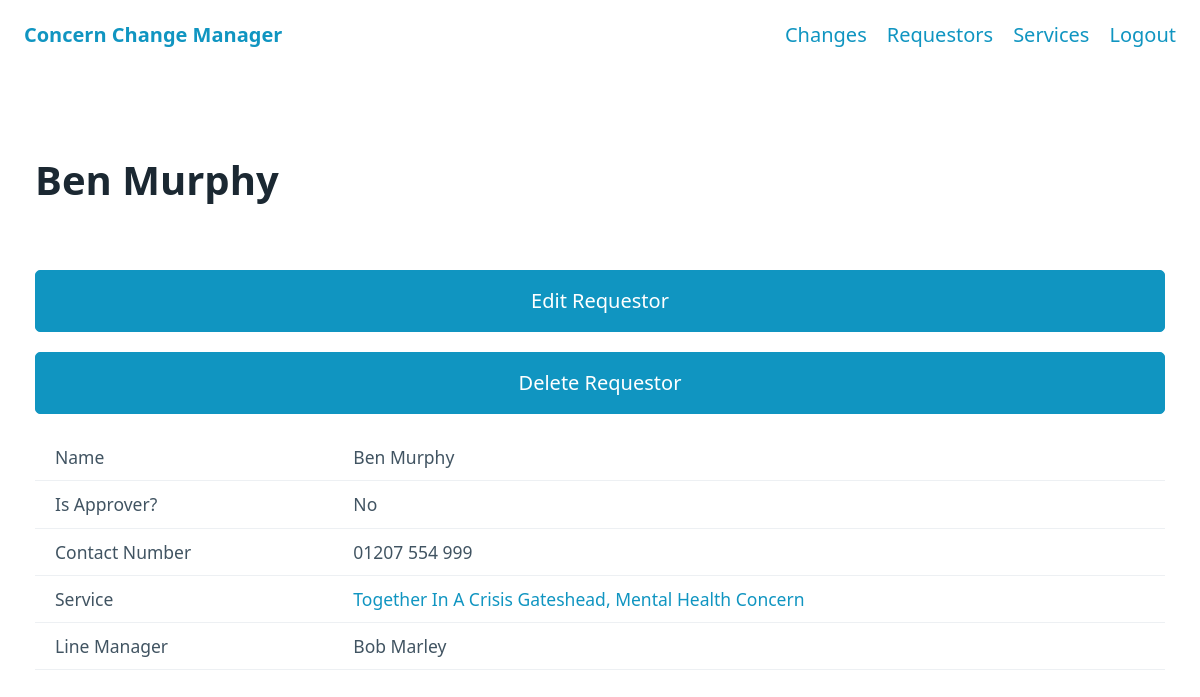
Page /requestor/2 (signed in) on the committed database.
### main/models.py (models this page shows, shortened)
class Requestor (models.Model):
    id = models.IntegerField(primary_key=True)
    first_name = models.CharField(max_length=50)
    last_name = models.CharField(max_length=50)
    is_approver = models.BooleanField()
    contact_number = models.CharField(max_length=18)
    service = models.ForeignKey(Service, on_delete=models.CASCADE)
    line_manager = models.ForeignKey(
        'self', null=True, blank=True, on_delete=models.SET_NULL, related_name="staff")
    @property
    def name(self):
        return self.first_name + ' ' + self.last_name
    def __str__(self):
        return self.name
    @property
    def is_approver_str(self):
        if self.is_approver:
            return "Yes"
        else:
            return "No"

class Service (models.Model):
    id = models.IntegerField(primary_key=True)
    name = models.CharField(max_length=50)
    BUSINESS_UNIT_OPTIONS = (
        ("Group", "Group"),
        ("Insight Healthcare", "Insight Healthcare"),
        ("Mental Health Concern", "Mental Health Concern"),
    )
    business_unit = models.CharField(
        max_length=50, choices=BUSINESS_UNIT_OPTIONS)
    description = models.TextField(null=True, blank=True)
    main_contact_number = models.CharField(
        max_length=18, null=True, blank=True)
    parent_service = models.ForeignKey(
        'self', null=True, blank=True, on_delete=models.SET_NULL, related_name="child_services")
    def get_absolute_url(self):
        return reverse('service-detail', kwargs={'pk': self.pk})
    def __str__(self):
        return self.name + ', ' + self.business_unit

### main/views.py (the view)
class RequestorDetailView(DetailView):
    model = Requestor
    template_name = "main/requestor-detail.html"

### main/templates/main/requestor-detail.html
{% extends 'detail-page.html' %}
{% block edit-button %}
<button onclick="window.location='{{object.id}}/edit'">Edit Requestor</button>
{% endblock edit-button %}
{% block delete-button %}
<button onclick="window.location='{{object.id}}/delete'">Delete Requestor</button>
{% endblock delete-button %}
{% block table %}
<table>
    <tr>
        <td> Name </td>
        <td> {{object.name}} </td>
    </tr>
    <tr>
        <td> Is Approver? </td>
        <td> {{object.is_approver_str}} </td>
    </tr>
    <tr>
        <td> Contact Number </td>
        <td> {{ object.contact_number }} </td>
    </tr>
    <tr>
        <td> Service </td>
        <td><a href={{object.service.get_absolute_url}}> {{ object.service }} </a></td>
    </tr>
    <tr>
        <td> Line Manager </td>
        <td> {{ object.line_manager }} </td>
    </tr>
</table>
{% endblock table %}

### templates/detail-page.html (shortened to what this page needs)
{% extends 'base.html' %}
{% block content %}
    <h1>{{ object.name }}{{ object.title }}</h1>
    {% block edit-button %}{% endblock edit-button %}
    <div id="delete-div" style="{% if user.groups.all.0|lower == 'admin' %}visibility: visible;{% else %}visibility: hidden;{% endif %}">
        {% block delete-button %}{% endblock delete-button %}
    </div>
    {% block table %}
    {% endblock table %}
{% endblock content %}

### rows in the picture
Requestor: name "Ben Murphy", is_approver_str "No", contact_number "01207 554 999", service "Together In A Crisis Gateshead, Mental Health Concern", line_manager "Bob Marley"
